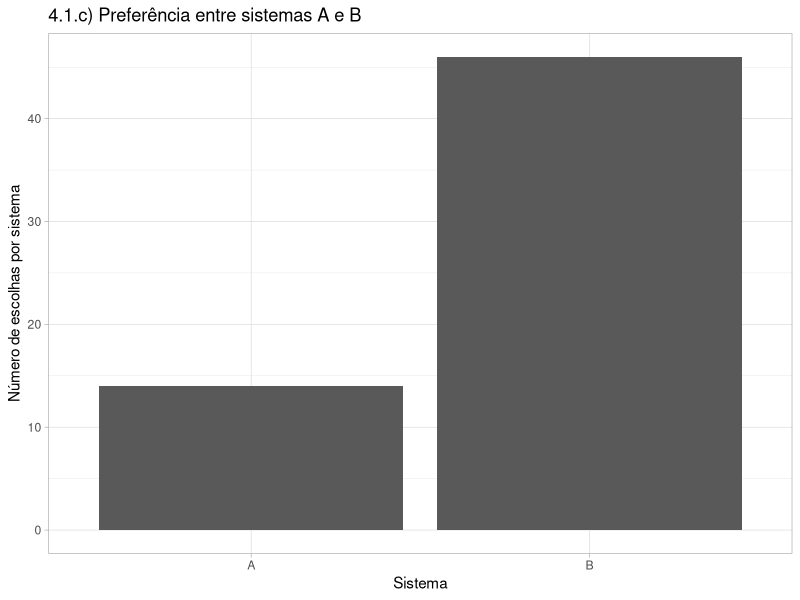
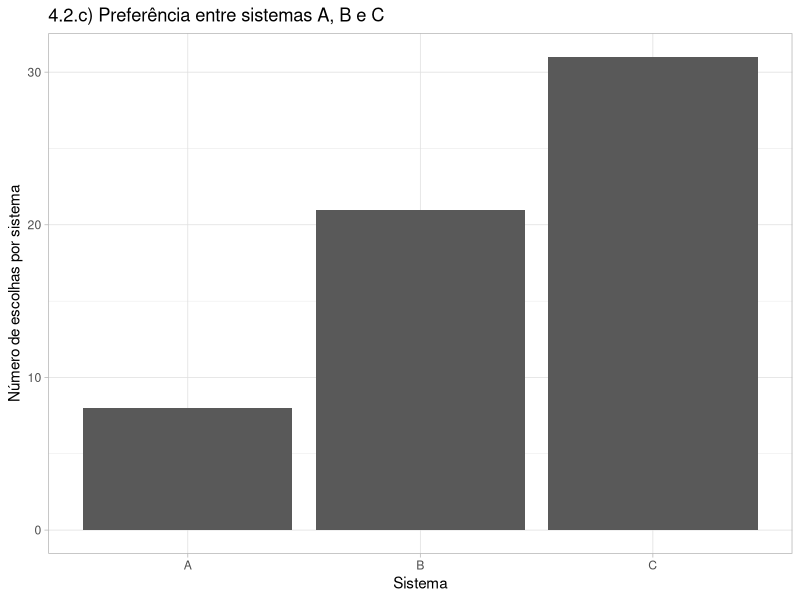
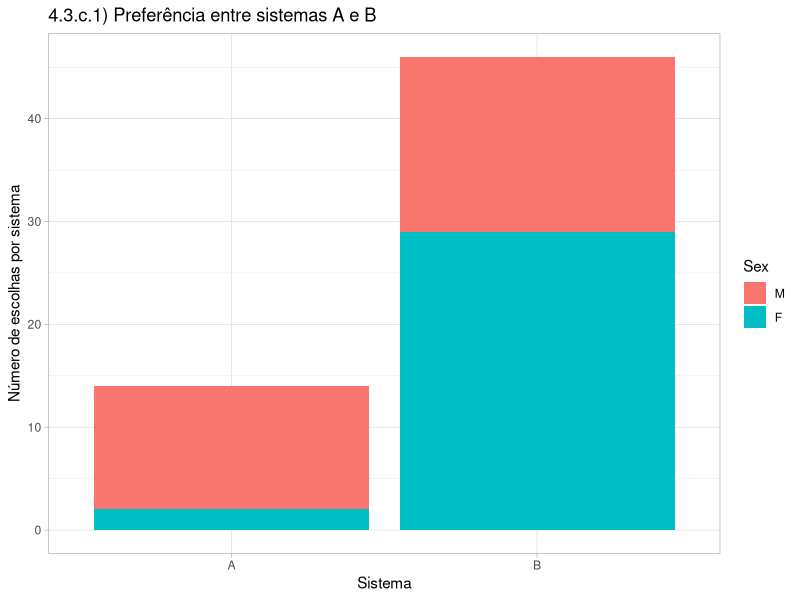
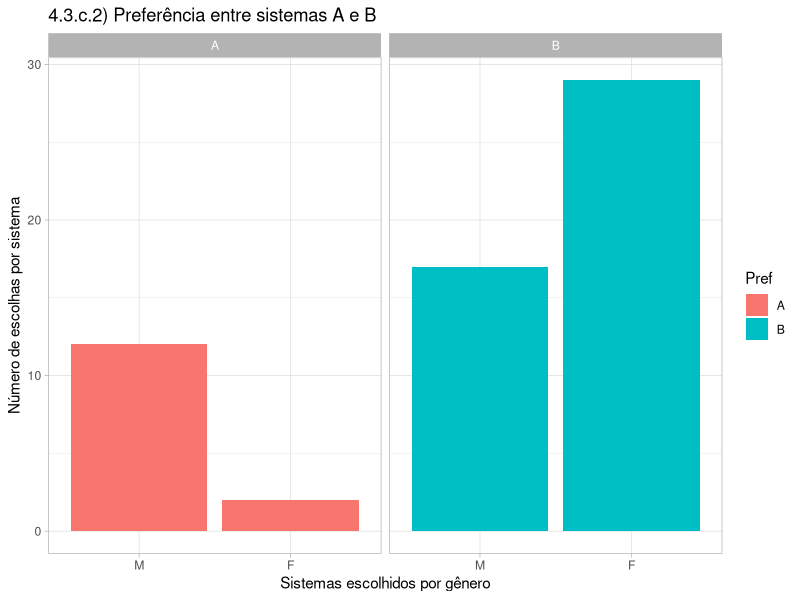
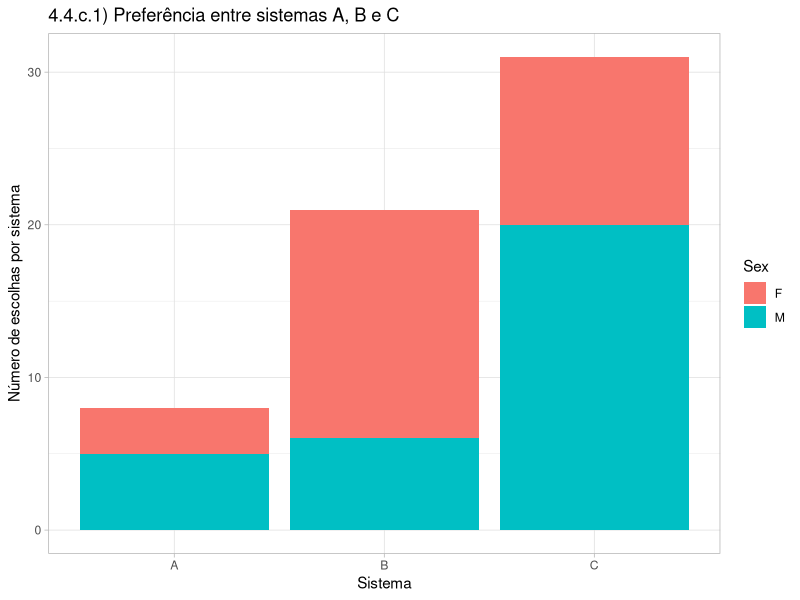
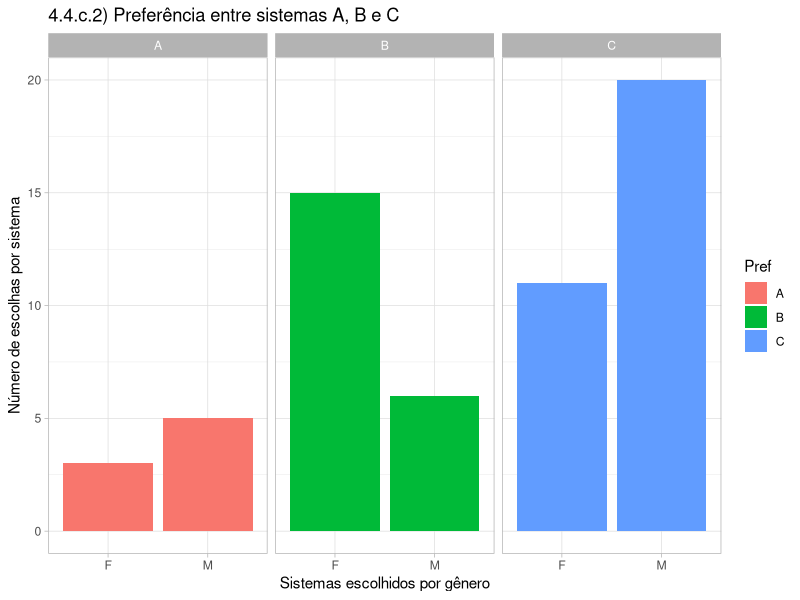
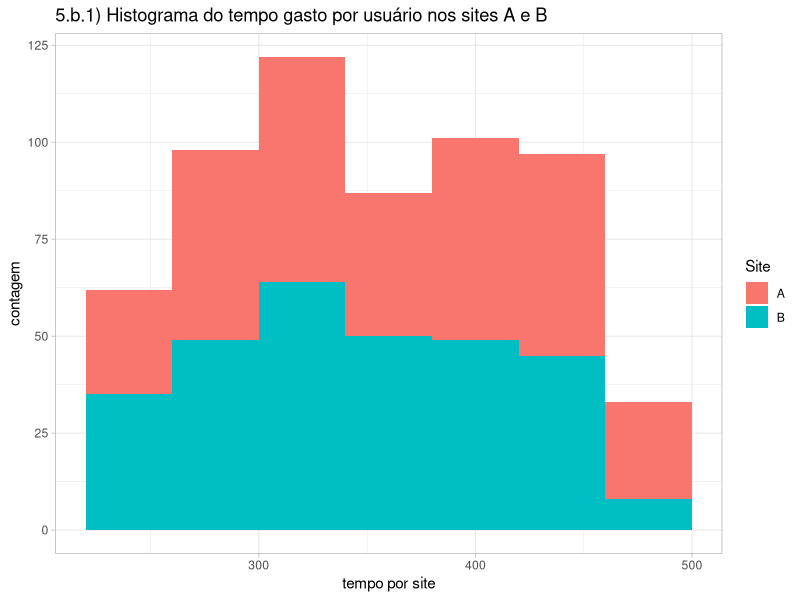
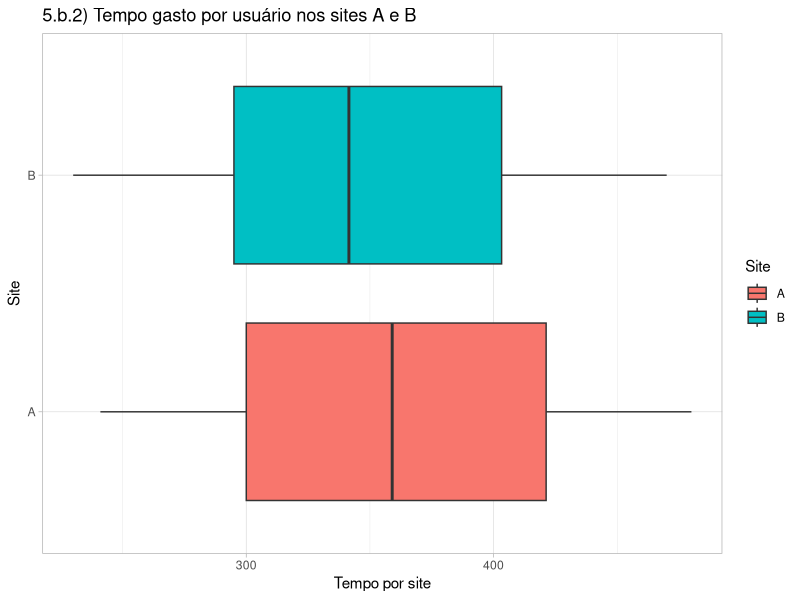

Generate these figures, in order, with R:
## ---- chunk 1
library(readr)
#install.packages("tidyverse") #<--- caso tidyverse não esteja instalado
library(tidyverse)
#A leitura dos dados é realizado excluindo-se a primeira coluna, pois se trata de um sequêncial sem significado para o problema em questão. Além disso é realizado o "factor" dos dados para que seja possível realizar a contagem dos valores
prefsAB <- as.tibble(read_csv("Dados/prefsAB.csv",col_types = cols(Pref = col_factor(levels = c("A","B")), Subject = col_skip())))

summary(prefsAB)
## ---- chunk 2
library(ggplot2)
grafico4.1.c <- ggplot(prefsAB, aes(x=Pref))+  geom_bar() + theme_light()+ labs(x= "Sistema", y="Número de escolhas por sistema", title="4.1.c) Preferência entre sistemas A e B")


grafico4.1.c
## ---- chunk 3
#A leitura dos dados é realizado excluindo-se a primeira coluna, pois se trata de um sequêncial sem significado para o problema em questão. Além disso é realizado o "factor" dos dados para que seja possível realizar a contagem dos valores
prefsABC <- as.tibble(read_csv("Dados/prefsABC.csv",col_types = cols(Pref = col_factor(levels = c("A","B","C")), Subject = col_skip())))
## ---- chunk 4
  
grafico4.2.c <- ggplot(prefsABC, aes(x=Pref))+  geom_bar() + theme_light()+ labs(x= "Sistema", y="Número de escolhas por sistema", title="4.2.c) Preferência entre sistemas A, B e C")


grafico4.2.c
## ---- chunk 5
#A leitura dos dados é realizado excluindo-se a primeira coluna, pois se trata de um sequêncial sem significado para o problema em questão. Além disso é realizado o "factor" dos dados para que seja possível realizar a contagem dos valores
prefsABsex <- as.tibble(read_csv("Dados/prefsABsex.csv", 
    col_types = cols(Pref = col_factor(levels = c("A", 
        "B")),
        Sex = col_factor(levels = c("M", "F")), 
        Subject = col_skip())))

#organização dos dados: agrupamento por preferência de sistema
tabelaPorPref.ABSex <- prefsABsex%>%
  group_by(Pref,Sex)%>%
  summarize(count = n())%>%
  spread(Sex, count)
  
  
print(tabelaPorPref.ABSex)

#organização dos dados: agrupamento por gênero do participante
tabelaPorSex.ABSex <- prefsABsex%>%
  group_by(Sex, Pref)%>%
  summarize(count = n())%>%
  spread(Pref, count)

print(tabelaPorSex.ABSex)
## ---- chunk 6

grafico4.3.c.1 <- ggplot(prefsABsex, aes(x=Pref, fill = Sex))+  geom_bar() + theme_light()+ labs(x= "Sistema", y="Número de escolhas por sistema", title="4.3.c.1) Preferência entre sistemas A e B")


grafico4.3.c.2 <- ggplot(prefsABsex, aes(x=Sex, fill = Pref))+  geom_bar() + theme_light()+ labs(x= "Sistemas escolhidos por gênero", y="Número de escolhas por sistema", title="4.3.c.2) Preferência entre sistemas A e B")+facet_wrap(~Pref)

grafico4.3.c.1

grafico4.3.c.2
## ---- chunk 7

#A leitura dos dados é realizado excluindo-se a primeira coluna, pois se trata de um sequêncial sem significado para o problema em questão. Além disso é realizado o "factor" dos dados para que seja possível realizar a contagem dos valores
prefsABCsex <- as.tibble(read_csv("Dados/prefsABCsex.csv", 
    col_types = cols(Pref = col_factor(levels = c("A", 
        "B", "C")), Sex = col_factor(levels = c("F", 
        "M")), Subject = col_skip())))

#organização dos dados: agrupamento por preferência de sistema

tabelaPorPref.ABCSex <- prefsABCsex%>%
  group_by(Pref,Sex)%>%
  summarize(count = n())%>%
  spread(Sex, count)
  
print(tabelaPorPref.ABCSex)

#organização dos dados: agrupamento por gênero do participante
tabelaPorSex.ABCSex <- prefsABCsex%>%
  group_by(Sex, Pref)%>%
  summarize(count = n())%>%
  spread(Pref, count)

print(tabelaPorSex.ABCSex)
## ---- chunk 8

grafico4.4.c.1 <- ggplot(prefsABCsex, aes(x=Pref, fill = Sex))+  geom_bar() + theme_light()+
  labs(x= "Sistema", y="Número de escolhas por sistema", title="4.4.c.1) Preferência entre sistemas A, B e C")


grafico4.4.c.2 <- ggplot(prefsABCsex, aes(x=Sex, fill = Pref))+  geom_bar() + theme_light()+
  labs(x= "Sistemas escolhidos por gênero", y="Número de escolhas por sistema", title="4.4.c.2) Preferência entre sistemas A, B e C")+facet_wrap(~Pref)
grafico4.4.c.1
grafico4.4.c.2
## ---- chunk 9
#leitura dos dados
tempoporsite <- read_csv("Dados/tempoporsite.csv", 
    col_types = cols(Site = col_factor(levels = c("A", 
        "B")), Subject = col_skip(), Time = col_integer()))
resumo = summary(tempoporsite)
#filtro por observações de cada site
obsSiteA <- filter(tempoporsite, Site == "A")
obsSiteB <- filter(tempoporsite, Site == "B")

#ciração de uma tabela resumo
tabelaResumo <- tibble(Site = c("A", "B"),
                       qtdSujeitos = c(as.integer(count(obsSiteA)),as.integer(count(obsSiteB))),
                       mediaTempo = c(mean(obsSiteB$Time),mean(obsSiteB$Time)),
                       desvPadTempo = c(sd(obsSiteB$Time),sd(obsSiteB$Time)))
#qtdSujeitos <- tabelaResumo%>%select(qtdSujeitos)%>%colSums(na.rm = TRUE, dims = 1L)
print("a)")    
qtdSujeitos <- tabelaResumo%>%select(qtdSujeitos)%>%colSums(na.rm = TRUE, dims = 1L)
sprintf("Quantidade de sujeitos no teste: %d", qtdSujeitos) 
qtdSujeitosA <- tabelaResumo%>%filter(Site== "A")%>%select(qtdSujeitos)%>%colSums(na.rm = TRUE, dims = 1L)
sprintf("Quantidade de sujeitos no teste expostos ao site A: %d", qtdSujeitosA) 
qtdSujeitosB <- tabelaResumo%>%filter(Site== "B")%>%select(qtdSujeitos)%>%colSums(na.rm = TRUE, dims = 1L)
sprintf("Quantidade de sujeitos no teste expostos ao site B: %d", qtdSujeitosB)
mediaSiteB <- as.double(tabelaResumo%>%filter(Site == "B")%>%select(mediaTempo))
sprintf("Média de tempo gasto no site B: %.2f", mediaSiteB)
desvPadSiteA <- as.double(tabelaResumo%>%filter(Site == "A")%>%select(desvPadTempo))
sprintf("Desvio padrão do tempo gasto no site A: %.3f", desvPadSiteA)
## ---- chunk 10
#geração de gráficos


grafico5.b.1 <- ggplot(tempoporsite, aes(Time, fill=Site))+  geom_histogram(binwidth=40) + theme_light()+
  labs(x= "tempo por site", y = 'contagem',title="5.b.1) Histograma do tempo gasto por usuário nos sites A e B")

grafico5.b.1



grafico5.b.2 <- ggplot(tempoporsite, aes(Site,Time, fill=Site))+  geom_boxplot() + theme_light()+
  labs(x= "Site", y="Tempo por site", title="5.b.2) Tempo gasto por usuário nos sites A e B")+coord_flip()

grafico5.b.2
